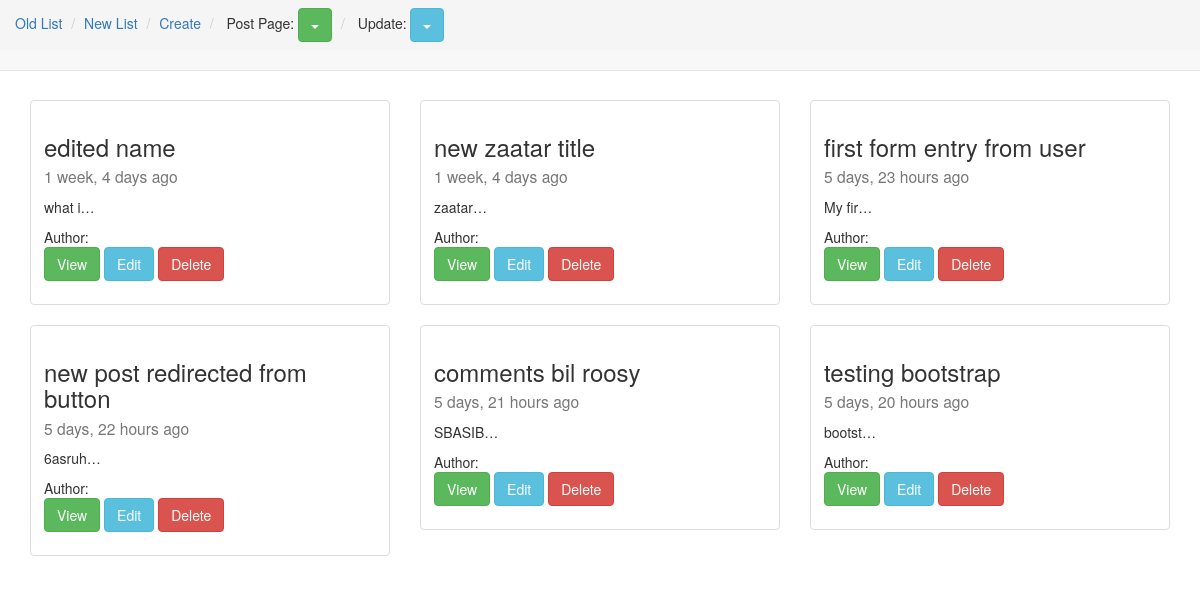
/new/, run on an earlier commit of the app's database.
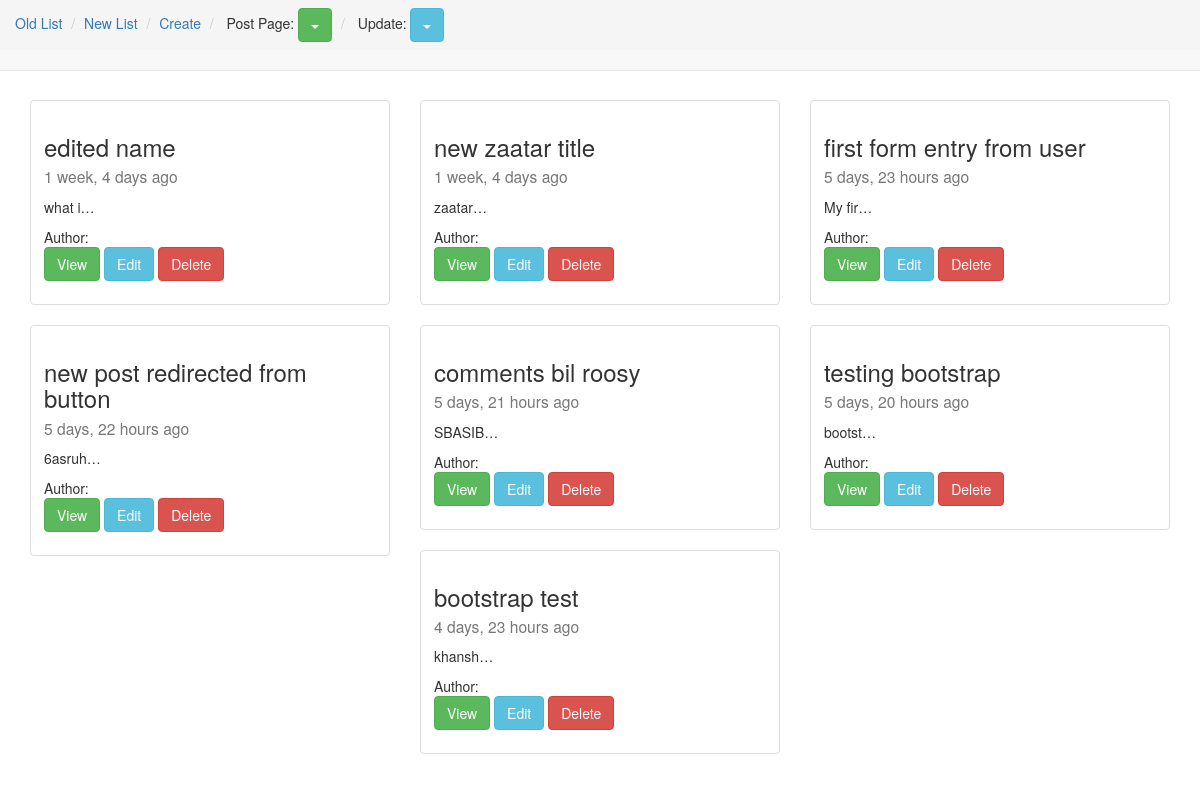
And on a later commit of the database.
### post/models.py (models this page shows, shortened)
class Post(models.Model):
	author = models.ForeignKey(User, default=1)
	title = models.CharField(max_length=140)
	content = models.TextField()
	image = models.ImageField(upload_to="blog_images", null=True, blank=True)
	updated = models.DateTimeField(auto_now=True)
	timestamp = models.DateTimeField(auto_now_add=True)
	slug = models.SlugField(unique=True)
	def absurl(self):
		return reverse("posts:id", kwargs={"slug": self.slug})

### post/views.py (the view)
# urls.py: url(r'^new/$', views.new_list, name="new")
def new_list(request):
	post_list = Post.objects.all()
	context = {
	"post_list": post_list,
	}
	return render(request, 'newlist.html', context)

### post/templatetags/urlify.py (called while the page is built)
@register.filter
def urlify(value):
	return quote(value)

### post/templates/newlist.html (shortened to what this page needs)
{% extends "base.html" %}
{% load urlify %}
{% block content %}
<div class="row">
   {% for x in post_list %}
  <div class="col-sm-6 col-md-4">
    <div class="thumbnail">
      <div class="caption">
        <h3>{{x.title}}<br><small>{{x.timestamp|timesince}} ago</small></h3>
        <p>{{x.content|linebreaks|truncatechars:10}}</p>
        Author: {{x.author.get_full_name}}<br>
        <p><a href="{{x.absurl}}" class="btn btn-success" role="button">View</a>
        <a href="{% url 'posts:update' slug=x.slug  %}" class="btn btn-info" role="button">Edit</a>
        <a href="{% url 'posts:delete' slug=x.slug  %}" class="btn btn-danger" role="button">Delete</a>
        </p>
      </div>
    </div>
  </div>
  {% endfor %}
</div>
{% endblock content %}

What changed in the data, as far as the page shows it:
added Post: title "bootstrap test", timestamp "4 days, 23 hours", content "khansh…"
